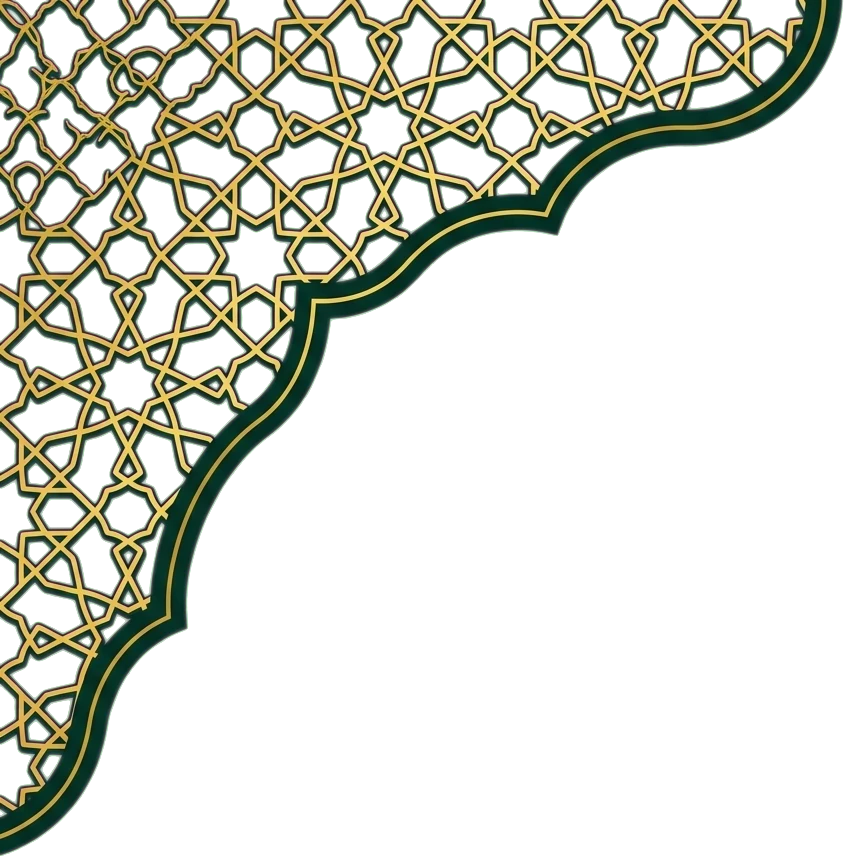
#> input picture app_flutter/assets/images/lattice-corner-left.webp, 856 x 868 px
$ python video-verify.py ../../app_flutter/assets/images/lattice-corner-left.webp ../../app_flutter/assets/images/lattice-corner-right.webp ../../app_flutter/assets/images/lattice-corner-right.webp
#> lines starting #> are read from the running program, lines starting #| are printed output that depends on the picture; after the words box and inside, x2 and y2 are one past the last pixel; in counts of white or black regions, pixels touching at a corner belong together
"""Screen 07 element-by-element check: boxes (same masks and search regions on reference and capture) and colour
samples. Usage: python3 -I tools/flutter-review/video-verify.py <ref.webp> <capture.png> <unavailable|playing>"""
import sys
import numpy as np
from PIL import Image

ref, cap, state = sys.argv[1], sys.argv[2], sys.argv[3]
R = np.asarray(Image.open(ref).convert('RGB'), np.int32)
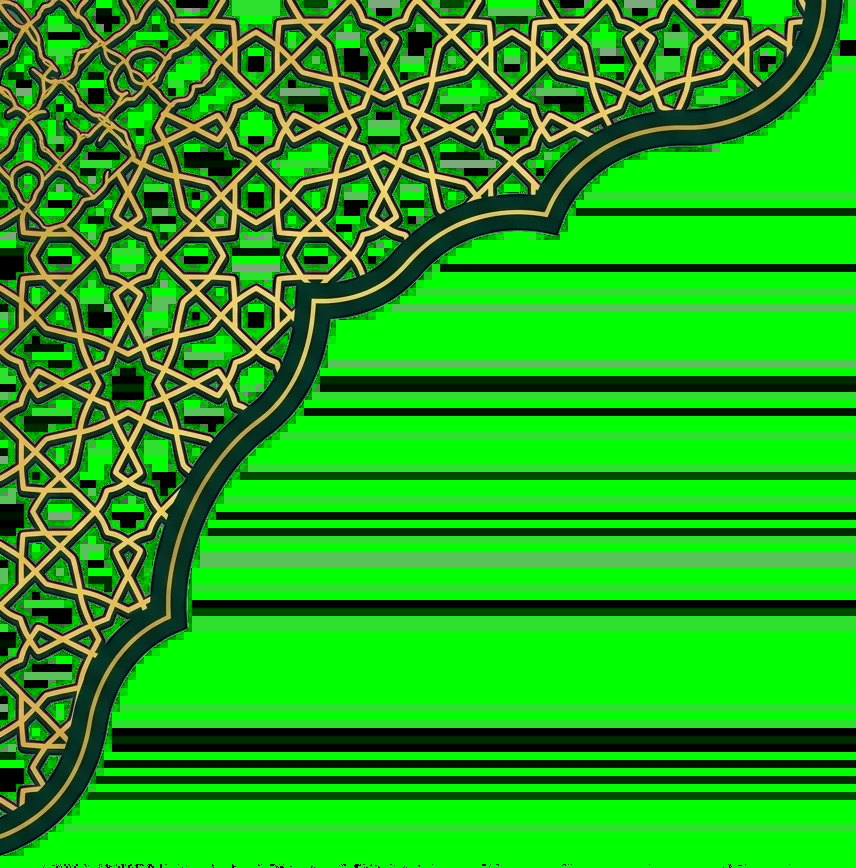
#> R: shape (868, 856, 3) int32; mean R, G, B 32.8, 169, 25
C = np.asarray(Image.open(cap).convert('RGB').resize((R.shape[1], R.shape[0]), Image.LANCZOS), np.int32)
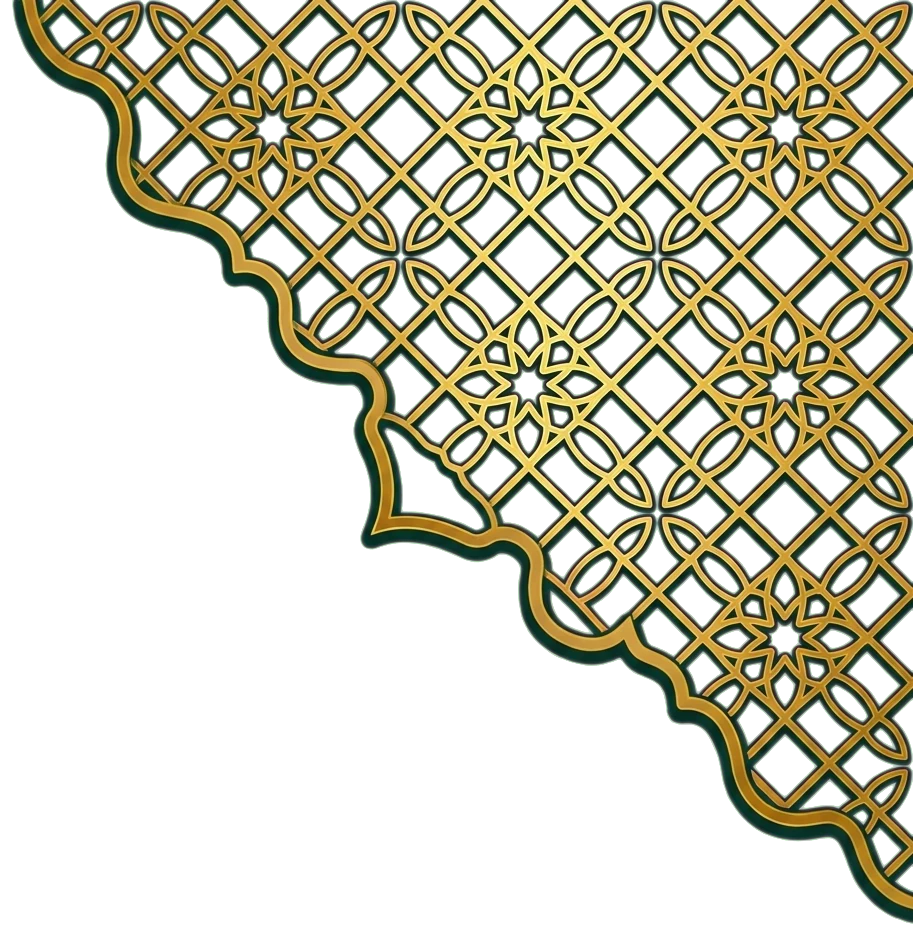
#> input picture app_flutter/assets/images/lattice-corner-right.webp, 913 x 936 px
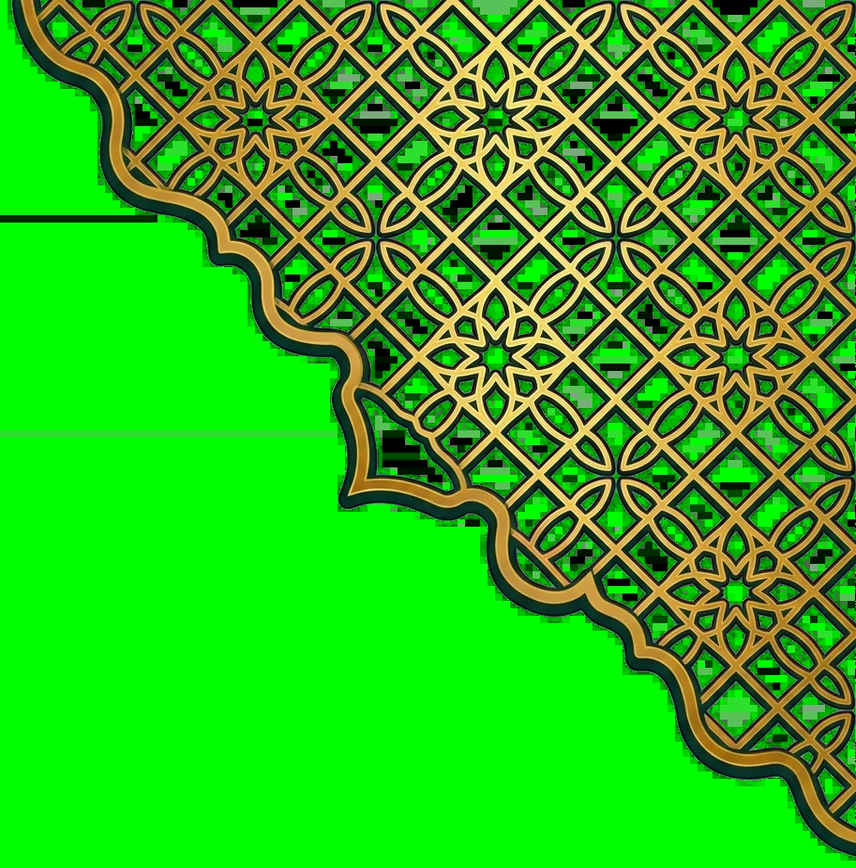
#> C: shape (868, 856, 3) int32; mean R, G, B 46.1, 180.6, 25
U = R.shape[0] / 100
#> U = 8.68


def gold(a):
    r, g, b = a[..., 0], a[..., 1], a[..., 2]
    return (r > 150) & (g > 100) & (r - b > 70)


def cream(a):
    r, g, b = a[..., 0], a[..., 1], a[..., 2]
    return (r > 190) & (g > 180) & (b > 140)


def green(a):
    return (a[..., 1] > a[..., 0] + 25) & (a[..., 1] > 70)


def box(a, reg, f):
    x0, y0, x1, y1 = reg
    m = f(a[y0:y1, x0:x1])
    ys, xs = np.nonzero(m)
    if len(xs) < 5:
        return None
    return (xs.min() + x0, ys.min() + y0, xs.max() + x0, ys.max() + y0)


common = {
    'skip rim': ((1470, 620, 1800, 780), gold),
    'skip text+glyph': ((1520, 660, 1760, 750), cream),
    'corner L gold': ((0, 560, 330, 854), gold),
    'corner R gold': ((1480, 560, 1842, 854), gold),
}
if state == 'unavailable':
    items = {
        'arch top (gold)': ((250, 25, 1600, 200), gold),
        'mosque': ((450, 150, 850, 450), green),
        'icon gold': ((780, 180, 1090, 400), gold),
        'icon play cream': ((860, 250, 960, 350), cream),
        'title': ((600, 400, 1250, 505), cream),
        'divider': ((450, 505, 1400, 555), gold),
        'sentence': ((550, 560, 1300, 630), cream),
    }
else:
    items = {
        'arch top (gold)': ((250, 25, 1600, 160), gold),
        'title': ((600, 150, 1250, 235), cream),
        'player rim': ((480, 236, 1360, 700), gold),
        'line gold': ((560, 700, 1290, 742), gold),
        'knob': ((700, 700, 900, 745), cream),
        'time L': ((470, 700, 570, 742), cream),
        'time R': ((1270, 700, 1370, 742), cream),
    }
items.update(common)
print(f'{"element":18s} {"REF box":24s} {"APP box":24s} dx dy dw dh (px @854)')
for k, (reg, f) in items.items():
    a, b = box(R, reg, f), box(C, reg, f)
    if a is None or b is None:
        print(f'{k:18s} {a} {b}')
        continue
    d = (b[0] - a[0], b[1] - a[1], (b[2] - b[0]) - (a[2] - a[0]), (b[3] - b[1]) - (a[3] - a[1]))
    flag = ' <<' if max(abs(v) for v in d) > 4 else ''
    print(f'{k:18s} {str(a):24s} {str(b):24s} {d[0]:3d} {d[1]:3d} {d[2]:3d} {d[3]:3d}{flag}')
#> this loop made 11 passes
#> b on passes 2 to 4: (600, 150, 762, 234), (480, 236, 855, 699), (684, 700, 850, 741)
#> (a, b, d, flag) on pass 1: ((250, 25, 821, 159), (250, 25, 855, 159), (0, 0, 34, 0), ' <<')
#| arch top (gold)    (250, 25, 821, 159)      (250, 25, 855, 159)        0   0  34   0 <<
#| title              None (600, 150, 762, 234)
#| player rim         None (480, 236, 855, 699)
#| line gold          None (684, 700, 850, 741)
#| knob               None None
#| time L             None None
#| time R             None None
#| skip rim           None None
#> (further printed lines are left out)
#> pass 1, in gold, `r, g, b = a[..., 0], a[..., 1], a[..., 2]`:
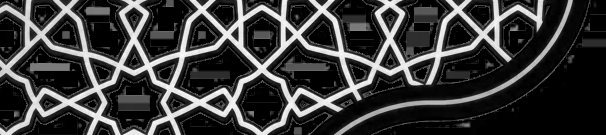
#> r: shape (135, 606) int32; min 0, max 255, mean 59
#> pass 1, in gold, `r, g, b = a[..., 0], a[..., 1], a[..., 2]`:
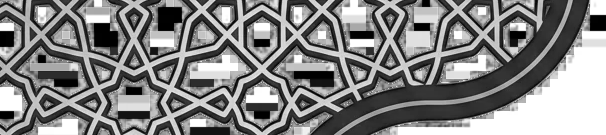
#> g: shape (135, 606) int32; min 0, max 255, mean 132
#> pass 1, in gold, `r, g, b = a[..., 0], a[..., 1], a[..., 2]`:
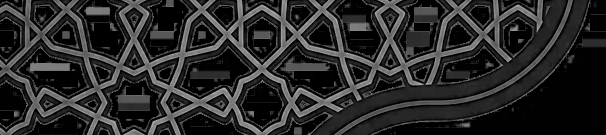
#> b: shape (135, 606) int32; min 0, max 182, mean 41.2
#> pass 1, in box, `m = f(a[y0:y1, x0:x1])`:
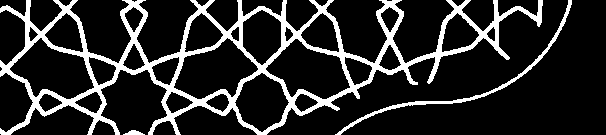
#> m: shape (135, 606) bool; 16.7% white; 3 white regions, box (x1, y1, x2, y2) and area: (0, 0, 543, 135) 12588, (335, 0, 572, 135) 979, (123, 130, 145, 135) 68


def hx(p):
#> (the run stopped early here; a loop or call above may not have finished)
